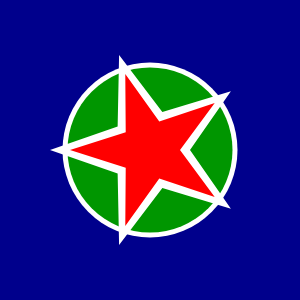
Frame 1 (no input)
Frame 60 (no input): identical to frame 1, image omitted
Frame 120 (the mouse pressed at the canvas centre since frame 60): identical to frame 1, image omitted

The p5.js sketch that drew this single still picture (run headless with seeded random() and noise() and a simulated clock; from frame 60 on, the mouse is pressed at the canvas centre):

// p5.js sketch
// ── sketch.js
function setup() {
  createCanvas(300, 300);
}

function draw() {
  background(0, 0, 140);
  noStroke();
  
  fill(256, 256, 256);
  circle(150, 150, 175);
  
  fill(0, 150, 0);
  circle(150, 150, 165);
  
  fill(256, 256, 256);
  star(150, 150, 100, 40, 5);
  
  fill(256, 0 , 0);
  star(150, 150, 80, 30, 5);
  

}

function star(x, y, radius1, radius2, npoints) {
  let angle = TWO_PI / npoints;
  let halfAngle = angle / 2.0;
  beginShape();
  for (let a = 0; a < TWO_PI; a += angle) {
    let sx = x + cos(a) * radius2;
    let sy = y + sin(a) * radius2;
    vertex(sx, sy);
    sx = x + cos(a + halfAngle) * radius1;
    sy = y + sin(a + halfAngle) * radius1;
    vertex(sx, sy);
  }
  endShape(CLOSE);
}
